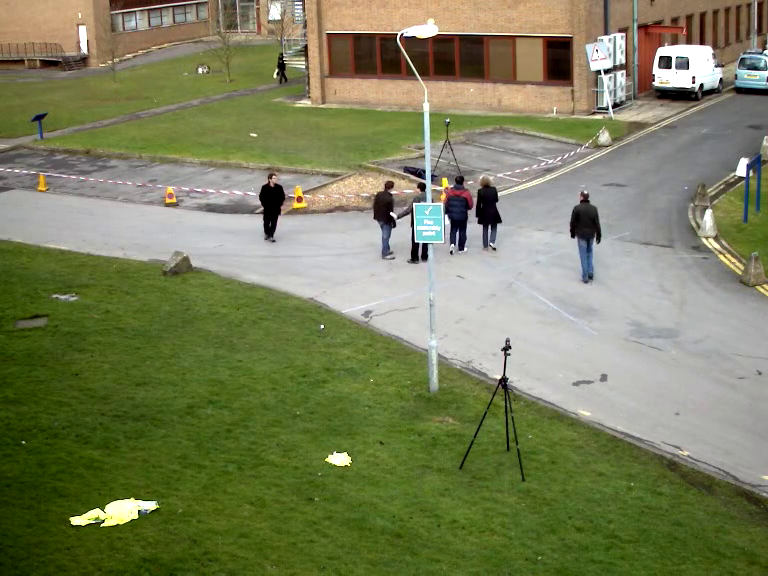
#> input picture frame 79 of 1st semester_BDI_SNU_AI-agent/videos/vtest.mp4, 768 x 576 px, given in place of walking.mp4, which was not available
$ python lk_tracking.py
#> lines starting #> are read from the running program, lines starting #| are printed output that depends on the picture; pictures that were not available may be replaced by others from this repository, and a replacement may not be noted
import cv2
import numpy as np

# In this tutorial, we find a optical flow use cv2.calcOpticalFlowPyrLK(), which use Lucas-Kanade method,
# to track feature points in a video.

in_fpath = "../videos/walking.mp4"
#in_fpath = "../videos/walking2.mp4"
#in_fpath = "../videos/vtest.mp4"
v_in = cv2.VideoCapture(in_fpath)

# Parameters for ShiTomasi corner detection
feature_params = dict( maxCorners = 200,
                       qualityLevel = 0.01,
                       minDistance = 7,
                       blockSize = 7 )

# Parameters for lucas kanade optical flow
lk_params = dict( winSize  = (15,15),
                  maxLevel = 2,
                  criteria = (cv2.TERM_CRITERIA_EPS | cv2.TERM_CRITERIA_COUNT, 10, 0.03))

# Create some random colors
color = np.random.randint(0, 255, (200, 3))

# Take first frame and find corners in it
ret, old_frame = v_in.read()
#> old_frame is the input picture: shape (576, 768, 3); mean B, G, R 90.7, 127, 122.2
old_gray = cv2.cvtColor(old_frame, cv2.COLOR_BGR2GRAY)
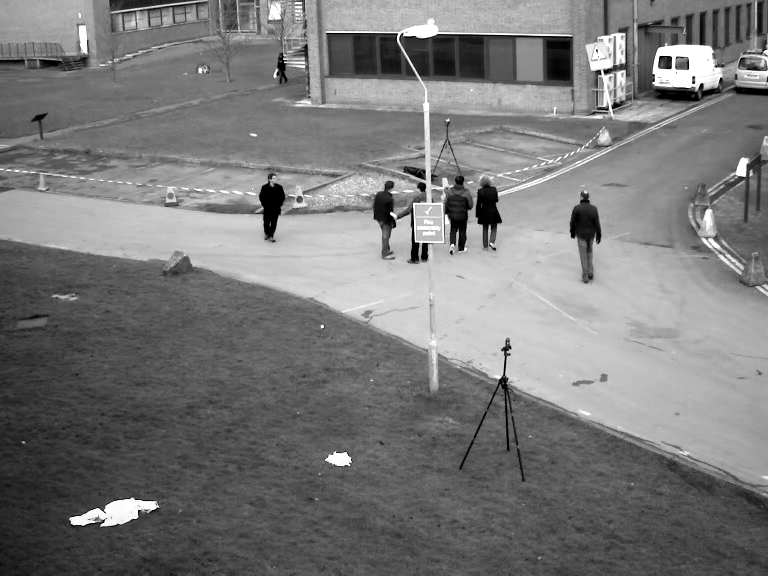
#> old_gray: shape (576, 768); min 0, max 255, mean 121.4
p0 = cv2.goodFeaturesToTrack(old_gray, mask = None, **feature_params)
#> p0 = 200 rows, first 8: [604, 71], [669, 58], [661, 58], [669, 66], [424, 245], [394, 35], [692, 84], [606, 107]

# Create a mask image for drawing purposes
mask = np.zeros_like(old_frame)
while True:
    ret,frame = v_in.read()
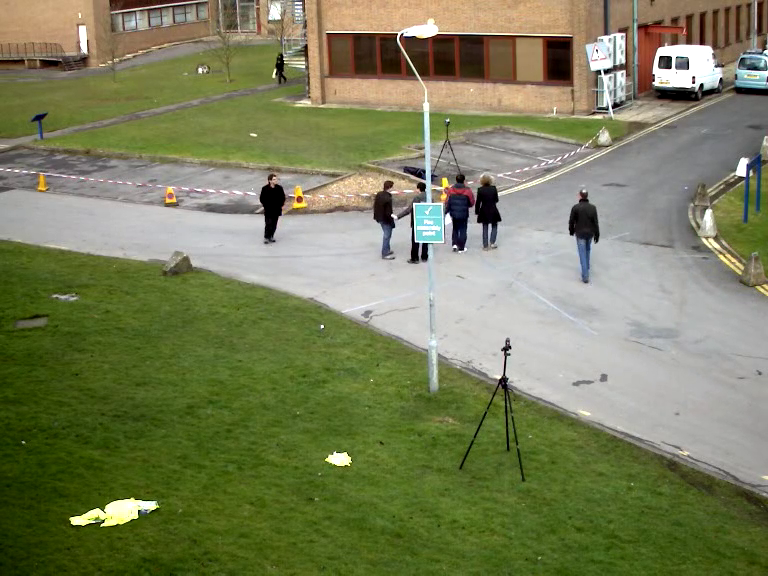
#> input picture frame 80 of 1st semester_BDI_SNU_AI-agent/videos/vtest.mp4, 768 x 576 px, given in place of walking.mp4, which was not available
#> frame is the input picture: shape (576, 768, 3); mean B, G, R 90.6, 127, 122.1
    if not ret:
        break

    # calculate optical flow
    frame_gray = cv2.cvtColor(frame, cv2.COLOR_BGR2GRAY)
    p1, st, err = cv2.calcOpticalFlowPyrLK(old_gray, frame_gray, p0, None, **lk_params)
#> p1 has the same summary as p0; st = 200 values from 1 to 1; err = 200 values, max 41.27 at index 28, min 0 at index 2, mean 3.24

    # Select good points
    good_new = p1[st==1]
#> good_new = 200 pairs, first value 22 to 766, second value 2 to 526
    good_old = p0[st==1]
#> good_old has the same summary as good_new

    # draw the tracks
    for i,(new,old) in enumerate(zip(good_new,good_old)):
        a,b = new.ravel()
        c,d = old.ravel()
        mask = cv2.line(mask, (a,b), (c,d), color[i].tolist(), 2)
        frame = cv2.circle(frame, (a,b), 5, color[i].tolist(), -1)
#> this loop made 200 passes
#> (a, b, c, d) on passes 1 to 3: (604, 71, 604, 71), (669, 58, 669, 58), (661, 58, 661, 58)
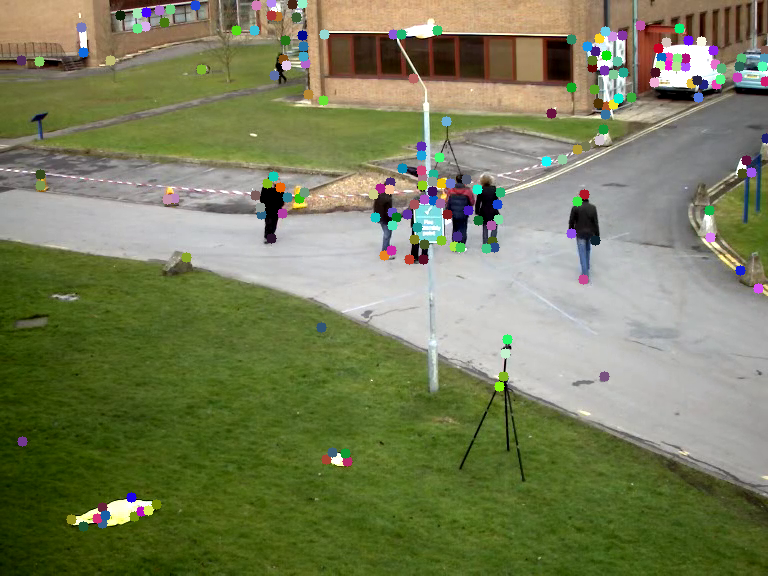
#> frame: shape (576, 768, 3); mean B, G, R 90.7, 126.7, 121.1
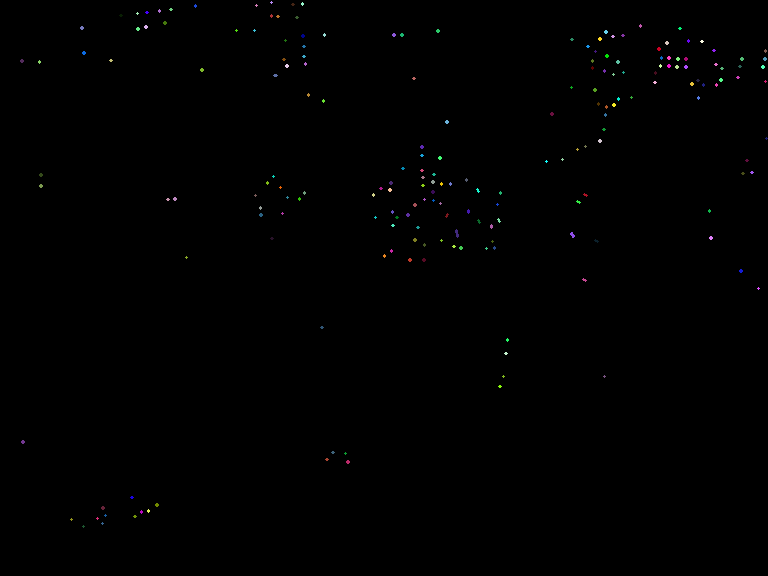
#> mask: shape (576, 768, 3); mean of channels 0, 1, 2 0.5, 0.5, 0.5; drawn as B, G, R
    img = cv2.add(frame, mask)

    # Display result
    cv2.imshow("tracking", img)

    # Wait a key press for 1ms
    if cv2.waitKey(60) & 0xFF == ord('q'):
#> (key q is pressed here)
        break  # 'q' key to break

    # Now update the previous frame and previous points
    old_gray = frame_gray.copy()
    p0 = good_new.reshape(-1, 1, 2)

cv2.destroyAllWindows()
v_in.release()

$ run again, starting later in the video
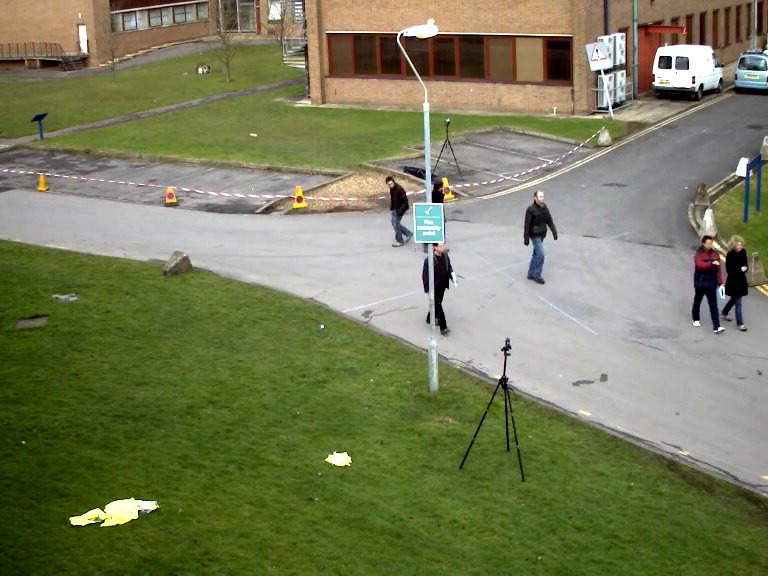
#> input picture frame 357 of 1st semester_BDI_SNU_AI-agent/videos/vtest.mp4, 768 x 576 px, given in place of walking.mp4, which was not available
#> old_frame is the input picture: shape (576, 768, 3); mean B, G, R 88.8, 124.5, 119.7
#> p0 = 200 rows, first 8: [604, 71], [669, 58], [661, 58], [669, 66], [394, 35], [692, 84], [606, 108], [433, 200]
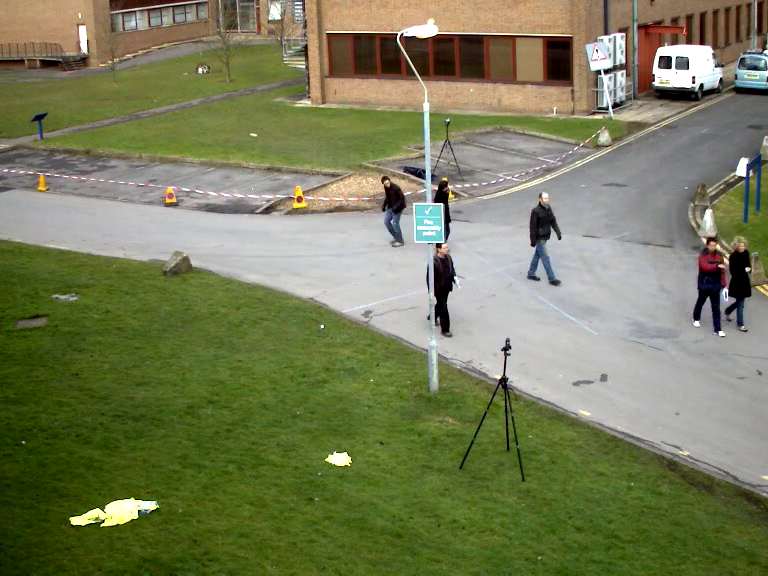
#> input picture frame 358 of 1st semester_BDI_SNU_AI-agent/videos/vtest.mp4, 768 x 576 px, given in place of walking.mp4, which was not available
#> frame is the input picture: shape (576, 768, 3); mean B, G, R 88.5, 124.3, 119.4
#> p1 = 200 rows, first 8: [604, 71], [669, 58], [661, 58], [669, 66], [394, 35], [692, 84], [606, 108], [434.5, 200]; st = 200 values from 1 to 1; err = 200 values, max 58.18 at index 186, min 0 at index 1, mean 6.82
#> good_new = 200 pairs, first value 22 to 766, second value 4 to 526
#> good_old has the same summary as good_new
#> the loop `for i,(new,old) in enumerate(zip(good_new,good_old)):` made 200 passes
#> (a, b, c, d) on passes 1 to 3: (604, 71, 604, 71), (669, 58, 669, 58), (661, 58, 661, 58)
#> after the loop `for i,(new,old) in enumerate(zip(good_new,good_old)):`:
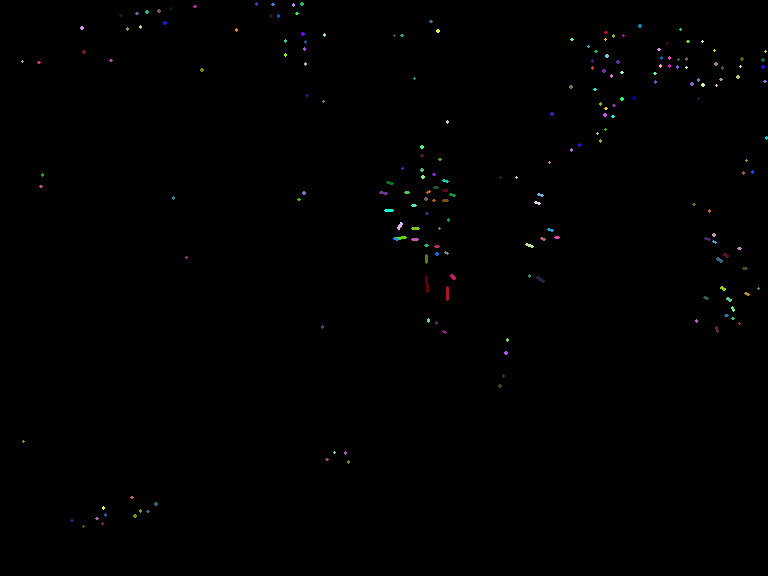
#> mask: shape (576, 768, 3); mean of channels 0, 1, 2 0.6, 0.6, 0.5; drawn as B, G, R

$ run again, starting later in the video
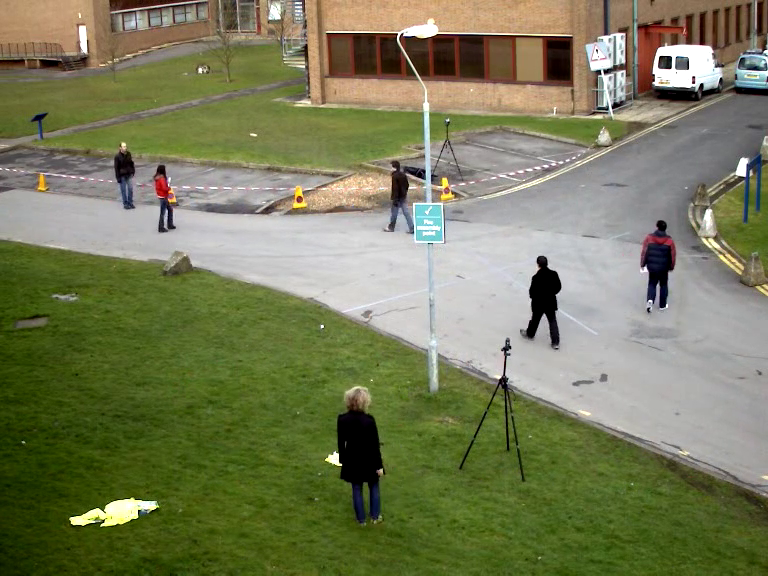
#> input picture frame 636 of 1st semester_BDI_SNU_AI-agent/videos/vtest.mp4, 768 x 576 px, given in place of walking.mp4, which was not available
#> old_frame is the input picture: shape (576, 768, 3); mean B, G, R 89.1, 123.9, 120.2
#> p0 = 200 rows, first 8: [669, 58], [604, 71], [669, 66], [661, 58], [394, 35], [692, 84], [339, 463], [606, 108]
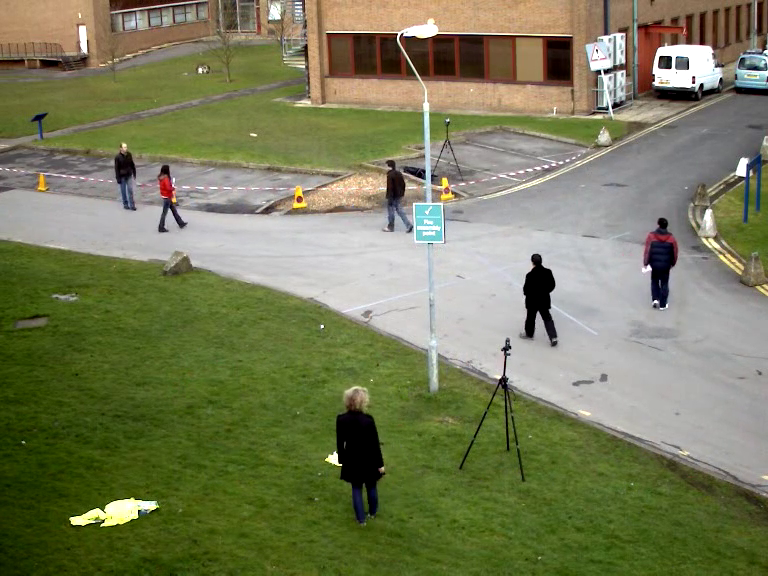
#> input picture frame 637 of 1st semester_BDI_SNU_AI-agent/videos/vtest.mp4, 768 x 576 px, given in place of walking.mp4, which was not available
#> frame is the input picture: shape (576, 768, 3); mean B, G, R 89.1, 123.9, 120.3
#> p1 = 200 rows, first 8: [669, 58], [604, 71], [669, 66], [661, 58], [394, 35], [692, 84], [338.3, 463], [606, 108]; st = 200 values from 1 to 1; err = 200 values, max 55.18 at index 9, min 0 at index 0, mean 3.67
#> good_new = 200 pairs, first value 21.99 to 766, second value 1 to 526
#> good_old = 200 pairs, first value 22 to 766, second value 1 to 526
#> the loop `for i,(new,old) in enumerate(zip(good_new,good_old)):` made 200 passes
#> (a, b, c, d) on passes 1 to 3: (669, 58, 669, 58), (604, 71, 604, 71), (669, 66, 669, 66)
#> after the loop `for i,(new,old) in enumerate(zip(good_new,good_old)):`:
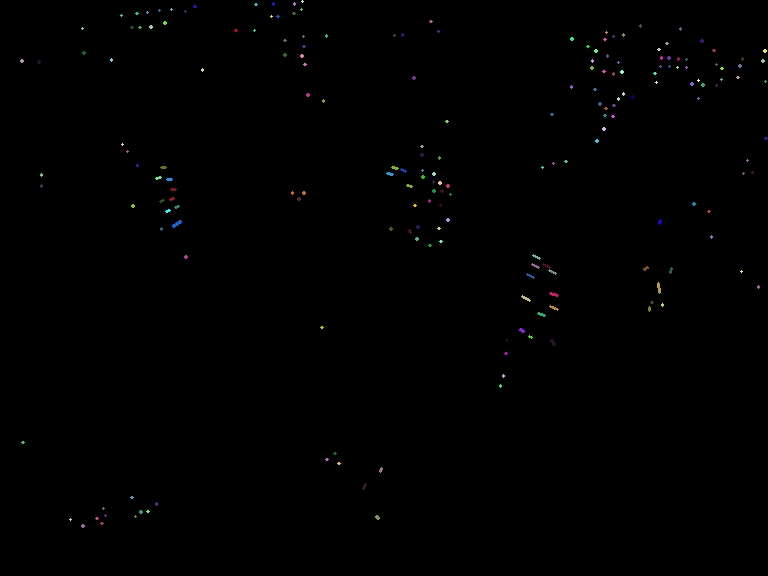
#> mask: shape (576, 768, 3); mean of channels 0, 1, 2 0.5, 0.6, 0.5; drawn as B, G, R
